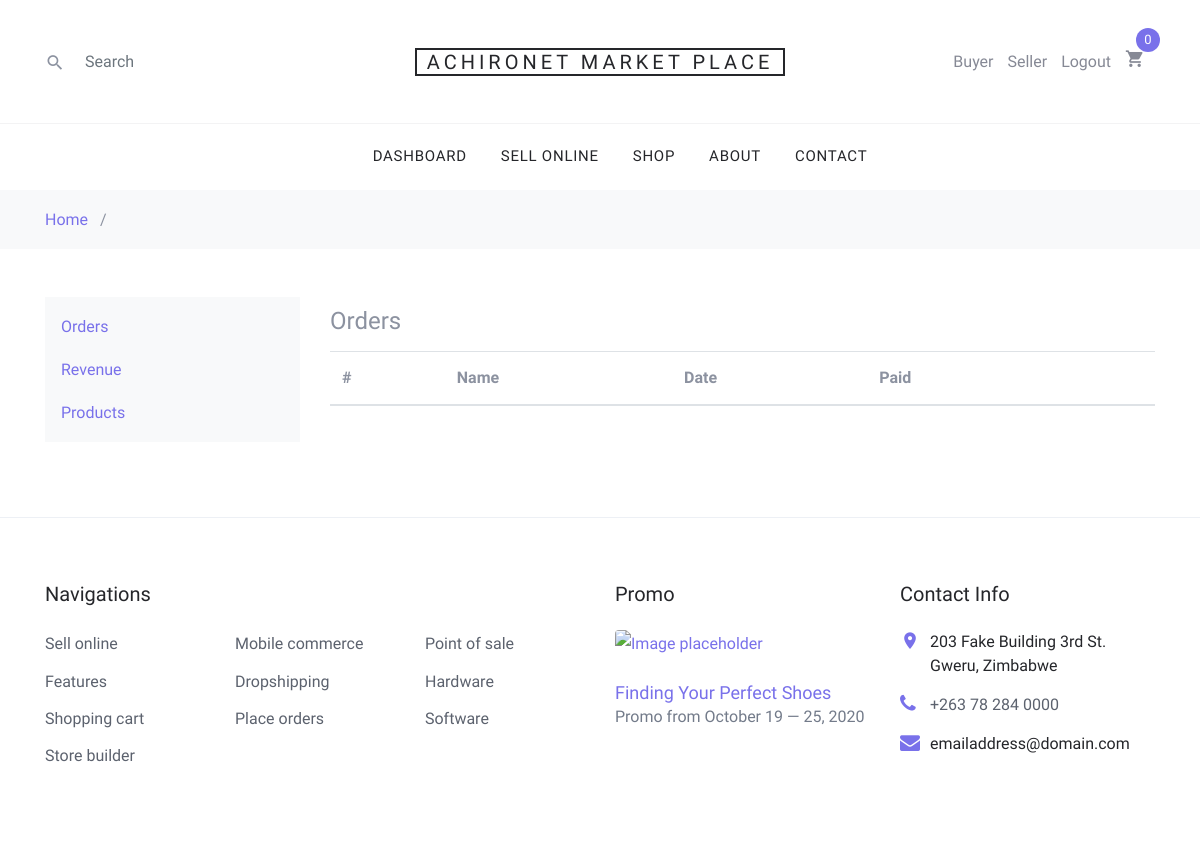
Before: /sell/orders/ (signed in) with the older database file.
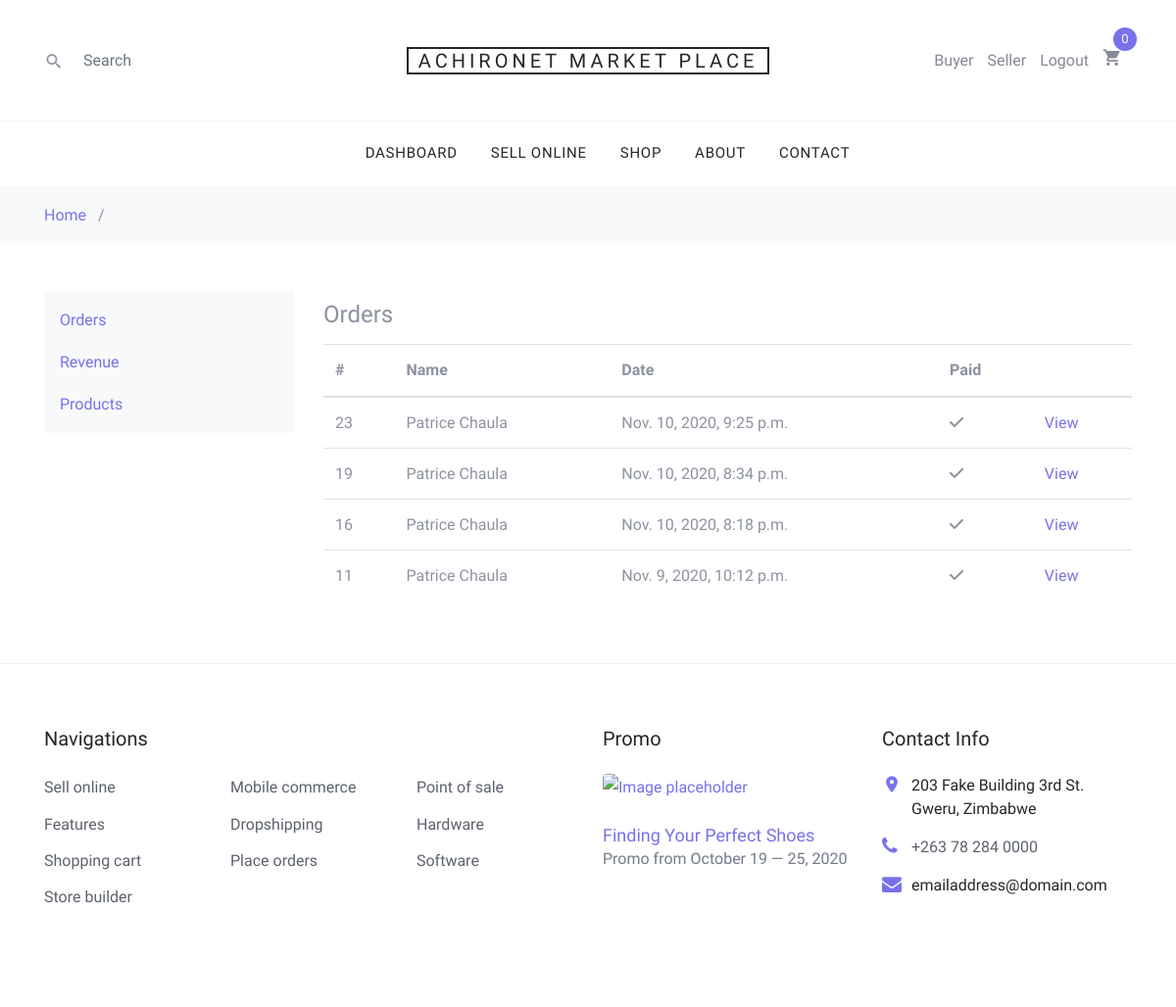
After: the same page with the newer database file.
### order/models.py (models this page shows, shortened)
class Order(models.Model):
    created = models.DateTimeField(auto_now_add=True)
    updated = models.DateTimeField(auto_now=True)
    paid = models.BooleanField(default=False)
    profile = models.ForeignKey(
        Profile, related_name='orders', on_delete=models.SET_NULL, blank=True, null=True)
    seller = models.ManyToManyField(SellerProfile, related_name='customer_orders', blank=True)
    payment = models.ForeignKey('Payment', on_delete=models.SET_NULL, blank=True, null=True)
    class Meta:
        ordering = ('-created',)

### users/models.py (models this page shows, shortened)
class Profile(models.Model):
    firstname = models.CharField(max_length=45)
    lastname = models.CharField(max_length=45)
    profile_picture = models.ImageField(
        upload_to=RandomFileName("profile-images"))
    user = models.OneToOneField(
        User, null=True, blank=True, on_delete=models.CASCADE)

### sell/views.py (the view)
# urls.py: path('orders/', views.orders, name='orders'),
def orders(request):
    context = {}
    orders = request.user.sellerprofile.customer_orders.all().order_by('-created')
    context['orders'] = orders
    return render(request, 'sell/orders.html', context)

### sell/templates/sell/orders.html (shortened to what this page needs)
{% extends "./base.html" %}
{% load static %}
{% load crispy_forms_tags %}
{% block content %}
<div class="container">
<div class="row py-5">
 <div class="col">
        {% include "./components/side_nav.html" %}
        <br>
 </div>
<div class="col-9">
<div class="card-box" style="margin-top:10px">
                <h4 class="header-title mb-3">Orders </h4>
                <div class="table-responsive">
                                    <table class="table">
                        <thead>
                            <tr>
                                <th>#</th>
                                <th>Name</th>
                                <th>Date</th>
                                <th>Paid</th>
                                <th>&nbsp;</th>
                            </tr>
                        </thead>
                        <tbody>
                            {% for order in orders %}
                            <tr>
                                <td>{{order.pk}}</td>
                                <td>{{order.profile.firstname}} {{order.profile.lastname}} </td>
                                <td>{{order.created}}</td>
                                <td><span class="label label-info">
                                   {% if order.paid %}
                                   <i class="fas fa-check"></i>
                                   {% else %}
                                   <i class="fas fa-times"></i>
                                   {% endif %}
                                </span></td>
                                <td><a href="{% url 'sell:order_view' order.pk %}">View</a></td>
                            </tr>
                            {% endfor %}
                        </tbody>
                    </table>
                </div>
            </div>
        </div>
    </div>
</div>
{% endblock %}

Changed rows visible on the page:
added Order: pk "23", profile.firstname "Patrice", profile.lastname "Chaula", created "Nov. 10, 2020, 9:25 p.m.", paid True (drawn)
added Order: pk "19", profile.firstname "Patrice", profile.lastname "Chaula", created "Nov. 10, 2020, 8:34 p.m.", paid True (drawn)
added Order: pk "16", profile.firstname "Patrice", profile.lastname "Chaula", created "Nov. 10, 2020, 8:18 p.m.", paid True (drawn)
added Order: pk "11", profile.firstname "Patrice", profile.lastname "Chaula", created "Nov. 9, 2020, 10:12 p.m.", paid True (drawn)
